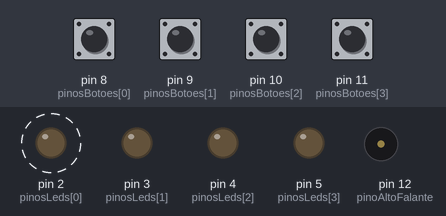
The sketch below on a simulated Arduino Uno, built with avr-gcc and run on an emulated ATmega328P. Parts: output pins drawn as LEDs (lit = HIGH), buzzer (waves = sounding). Dashed ring = blinking. The test bench sets the inputs (shaded band); at power-on: pin 8 (pinosBotoes[0]), pin 9 (pinosBotoes[1]), pin 10 (pinosBotoes[2]), pin 11 (pinosBotoes[3]) LOW. Random numbers use the default seed unless the sketch sets one.

Above: at 2.9 s.
3.0 s: pin 8 (pinosBotoes[0]) pulled HIGH for 0.15 s
At 4.7 s:
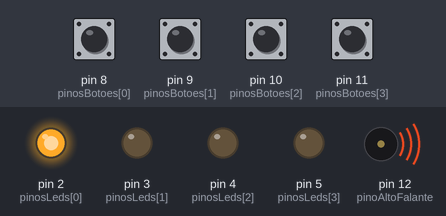
At 5.3 s:
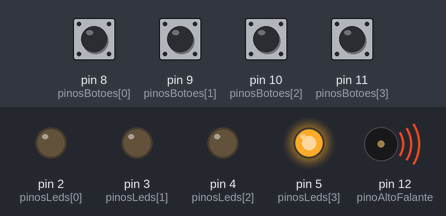
6.1 s: pin 9 (pinosBotoes[1]) pulled HIGH for 0.15 s
At 8.4 s:
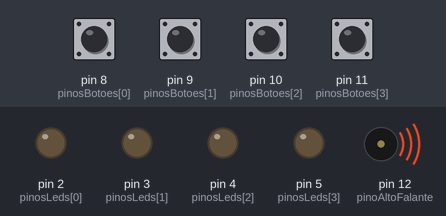
Timing chart, 0 to 15.1 s (numbered marks = the images above; inputs shaded):
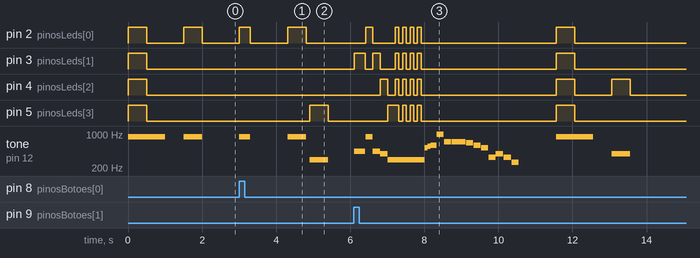

The sketch:

genius.ino
```cpp
/*
 * pequena modificação da implementação original disponível em:
 * https://meetarduino.wordpress.com/2012/05/27/arduino-genius-jogo-da-memoria/
 * marcosschwaab
 */

//Define as notas
#define NOTA_D4  294
#define NOTA_G4  392
#define NOTA_A4  440
#define NOTA_A5  880

// criando o array para os 4 sons para sortear um som
int tons[4] = { NOTA_A5, NOTA_A4, NOTA_G4, NOTA_D4 };
// Nossa sequência de até 100 itens vai começar vazia.
int sequencia[100] = {};
// Indica a rodada atual que o jogo se encontra.
int rodada_atual = 0;
// Indica o passo atual dentro da sequência, é usado enquanto a sequência
// está sendo reproduzida.
int passo_atual_na_sequencia = 0;

/*
   Indica o pino de áudio, leds e botões.
   Os pinos de leds e botões estão em ordem, relacionados uns aos outros, ou
   seja, o primeiro led está relacionado ao primeiro botão. A ordem destas
   sequências também estão relacionadas a ordem dos tons.
*/
int pinoAltoFalante = 12;
int pinosLeds[4] = { 2, 3, 4, 5 };
int pinosBotoes[4] = { 8, 9, 10, 11 };

// Indica se um botão foi pressionado durante o loop principal.
int botao_pressionado = 0;
// Flag indicando se o jogo acabou.
int perdeu_o_jogo = false;


void setup() {

  // configuração dos modos (input / output) dos pinos
  for (int i = 0; i <= 3; i++) {
    // Definindo o modo dos pinos dos Leds como saída.
    pinMode(pinosLeds[i], OUTPUT);
    // Definindo o modo dos pinos dos Botões como entrada.
    pinMode(pinosBotoes[i], INPUT);
  }

  // Definindo o modo do pino de Áudio como saída.
  pinMode(pinoAltoFalante, OUTPUT);

  // Inicializando o random através de uma leitura da porta analógica.
  // Esta leitura gera um valor variável entre 0 e 1023.
  randomSeed(analogRead(0));
}

/*
   inicializa as variaveis do programa para seu valor padrão,
   pré-definido no início
*/
void inicializa_valores() {
  int sequencia[100] = {};
  rodada_atual = 0;
  passo_atual_na_sequencia = 0;
  perdeu_o_jogo = false;
}

void verifica_se_perdeu() {

  if (perdeu_o_jogo) {
    inicializa_valores();
  }

}

void loop() {
  // Se perdeu o jogo reinicializamos todas as variáveis.
  verifica_se_perdeu();
  // Toca um som de início para anúnicar que o jogo está começando quando é a primeira rodada.
  if (rodada_atual == 0) {
    tocarSomDeInicio();
    delay(500);
  }

  // Chama a função que inicializa a próxima rodada.
  proximaRodada();
  // Reproduz a sequência atual.
  reproduzirSequencia();
  // Aguarda os botões serem pressionados pelo jogador.
  aguardarJogador();

  // Aguarda 1 segundo entre cada jogada.
  delay(1000);
}

// Sorteia um novo item e adiciona na sequência.
void proximaRodada() {
  int numero_sorteado = random(0, 4);
  sequencia[rodada_atual++] = numero_sorteado;
}

// Reproduz a sequência para ser memorizada.
void reproduzirSequencia() {
  for (int i = 0; i < rodada_atual; i++) {
    tone(pinoAltoFalante, tons[sequencia[i]]);
    digitalWrite(pinosLeds[sequencia[i]], HIGH);
    delay(500);
    noTone(pinoAltoFalante);
    digitalWrite(pinosLeds[sequencia[i]], LOW);
    delay(100);
  }
  noTone(pinoAltoFalante);
}

// Aguarda o jogador iniciar sua jogada.
void aguardarJogador() {
  for (int i = 0; i < rodada_atual; i++) {
    aguardarJogada();
    verificarJogada();

    if (perdeu_o_jogo) {
      break;
    }

    passo_atual_na_sequencia++;
  }

  // Redefine a variável para 0.
  passo_atual_na_sequencia = 0;
}

void aguardarJogada() {
  boolean jogada_efetuada = false;
  while (!jogada_efetuada) {
    for (int i = 0; i <= 3; i++) {
      if (digitalRead(pinosBotoes[i]) == HIGH) {
        // Dizendo qual foi o botao pressionado.
        botao_pressionado = i;

        tone(pinoAltoFalante, tons[i]);
        digitalWrite(pinosLeds[i], HIGH);
        delay(300);
        digitalWrite(pinosLeds[i], LOW);
        noTone(pinoAltoFalante);

        jogada_efetuada = true;
      }
    }
    delay(10);
  }
}

void verificarJogada() {
  if (sequencia[passo_atual_na_sequencia] != botao_pressionado) {
    // GAME OVER.
    for (int i = 0; i <= 3; i++) {
      tone(pinoAltoFalante, tons[i]);
      digitalWrite(pinosLeds[i], HIGH);
      delay(200);
      digitalWrite(pinosLeds[i], LOW);
      noTone(pinoAltoFalante);
    }

    tone(pinoAltoFalante, tons[3]);
    for (int i = 0; i <= 3; i++) {
      digitalWrite(pinosLeds[0], HIGH);
      digitalWrite(pinosLeds[1], HIGH);
      digitalWrite(pinosLeds[2], HIGH);
      digitalWrite(pinosLeds[3], HIGH);
      delay(100);
      digitalWrite(pinosLeds[0], LOW);
      digitalWrite(pinosLeds[1], LOW);
      digitalWrite(pinosLeds[2], LOW);
      digitalWrite(pinosLeds[3], LOW);
      delay(100);
    }
    noTone(pinoAltoFalante);
    // finaliza com som de "Mario Bros Death"
    tocarSomPerdeu();

    perdeu_o_jogo = true;
  }
}

void tocarSomDeInicio() {
  tone(pinoAltoFalante, tons[0]);

  for (int i = 0; i <= 3; i++) {
    digitalWrite(pinosLeds[i], HIGH);
  }
  delay(500);
  for (int i = 0; i <= 3; i++) {
    digitalWrite(pinosLeds[i], LOW);
  }
  delay(500);
  noTone(pinoAltoFalante);
}

/*
 * toca um som de "perdeu uma vida" como no Mário Bros
 * https://www.youtube.com/watch?v=cO8xgXcm_hg
 * (tenta pelo menos...)
 */
void tocarSomPerdeu() {

  int mario1[3] = {523, 554, 587};
  int mario2[8] = {998, 698, 698, 698, 659, 587, 523, 330};
  int mario3[4] = {392, 330, 262, 262};

  for (int i = 0; i < 3; i ++) {
    tone(pinoAltoFalante, mario1[i]);
    delay(80);
  }
  delay(80);

  for (int i = 0; i < 8; i ++) {
    tone(pinoAltoFalante, mario2[i]);
    delay(190);
    noTone(pinoAltoFalante);
    delay(10);
  }

  for (int i = 0; i < 3; i ++) {
    tone(pinoAltoFalante, mario3[i]);
    delay(200);
    noTone(pinoAltoFalante);
    delay(10);
  }
  noTone(pinoAltoFalante);
}
```

Measured:
- after the input at 3.0 s, pin 2 (pinosLeds[0]): LOW → HIGH at once, → LOW 0.30 s later, → HIGH 1.0 s later, → LOW 0.50 s later; pin 5 (pinosLeds[3]): LOW → HIGH after 1.9 s, → LOW 0.50 s later; tone on pin 12 (pinoAltoFalante): plays 880 Hz for 0.30 s, 880 Hz for 0.50 s, 294 Hz for 0.50 s, starting at once
- after the input at 6.1 s, pin 2 (pinosLeds[0]): goes HIGH 0.20 s, LOW 0.60 s, 3 × (HIGH 0.10 s, LOW 0.10 s), HIGH 0.10 s, LOW 3.7 s, HIGH 0.50 s, then LOW, starting after 0.31 s; pin 3 (pinosLeds[1]): LOW → HIGH at once, → LOW 0.30 s later, → HIGH 0.21 s later, → LOW 0.20 s later, … (14 changes in this stretch)
- by itself, pin 2 (pinosLeds[0]): alternates HIGH for 0.50 s and LOW for 1.0 s
